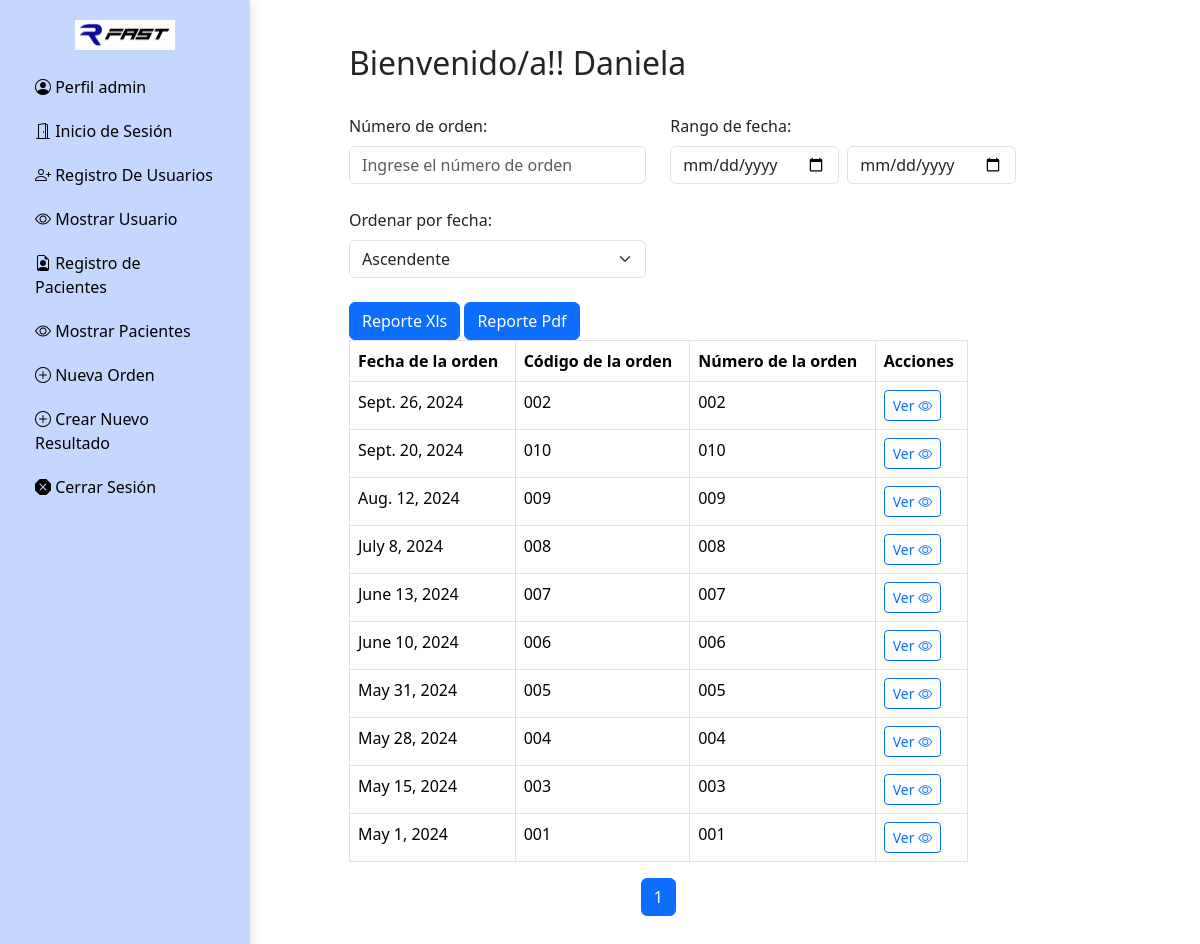
Screenshot of /ordenes/ (signed in) with the database file from the repository.
### resultados/models.py (models this page shows, shortened)
class CustomUser(AbstractUser):
    ROLE_CHOICES = [
        ('', 'Seleccione un rol'),
        ('admin', 'Admin'),
        ('medico', 'Medico'),
    ]
    TDOCUMENTO_CHOICES = [
        ('cedula_ciudadania', 'Cédula de ciudadanía'),
        ('tarjeta_identidad', 'Tarjeta de identidad'),
        ('cedula_extranjeria', 'Cédula de extranjería'),
    ]
    SEXO_CHOICES = [
        ('Femenino', 'Femenino'),
        ('Maculino', 'Maculino'),
        ('Otro', 'Otro'),
    ]
    codigo = models.CharField(max_length=255, verbose_name='código único')
    role = models.CharField(max_length=10, choices=ROLE_CHOICES, default='')
    name = models.CharField(max_length=255, verbose_name='Nombre completo')
    email = models.EmailField(verbose_name='Correo electrónico')
    direccion = models.CharField(max_length=255, verbose_name='Dirección de residencia')
    celular = models.CharField(max_length=15, verbose_name='Número de celular')
    tipo_identificacion = models.CharField(max_length=20, choices=TDOCUMENTO_CHOICES, verbose_name='Tipo de identificación')
    numero_identificacion = models.CharField(max_length=20, verbose_name='Número de identificación')
    fecha_nacimiento = models.DateField(verbose_name='Fecha de nacimiento', null=True, blank=True)  # Campo no nulo
    sexo = models.CharField(max_length=10, choices=SEXO_CHOICES, verbose_name='Sexo biológico')
    groups = models.ManyToManyField(
        'auth.Group',
        related_name='customuser_set',
        blank=True,
        help_text='Los grupos a los que pertenece este usuario. El usuario obtendrá todos los permisos otorgados a cada uno de sus grupos.',
        related_query_name='customuser',
    )
    user_permissions = models.ManyToManyField(
        'auth.Permission',
        related_name='customuser_set',
        blank=True,
        help_text='Permisos específicos para este usuario.',
        related_query_name='customuser',
    )

class Pacientes(models.Model):
    TIPOIDENTIFICACIÓN_CHOICES = [
        ('', 'Seleccione un el tipo de Identificación'),
        ('CC', 'Cedula de Ciudadania'),
        ('CE', 'Cedula de Extrangeria'),
        ('TI', 'Tarjeta de Identidad'),
        ('RC', 'Registro Civil'),
        ('P', 'Pasaporte'),
    ]
    SEXO_CHOICES = [
        ('Femenino', 'Femenino'),
        ('Maculino', 'Maculino'),
        ('Otro', 'Otro'),
    ]
    TIPOSANGRE_CHOICES=[#Select
        ('A+','A+'),
        ('A-','A-'),
        ('O+','O+'),
        ('O-','O-'),
        ('AB+','AB+'),
        ('AB-','AB-'),
        ('B+','B+'),
        ('B-','B-')]
    nombre = models.CharField(max_length=255)#valor en texto
    apellido1 = models.CharField(max_length=255)
    apellido2 = models.CharField(max_length=255, blank=True)
    tpidentificacion = models.CharField(max_length=10, choices=TIPOIDENTIFICACIÓN_CHOICES, default='')
    numeroidentificacion = models.CharField(max_length=50)
    fechanacimiento = models.DateField(null=True, blank=True)
    sexo = models.CharField(max_length=10, choices=SEXO_CHOICES, verbose_name='Sexo biológico')
    direccion = models.CharField(max_length=255)
    telefono = models.CharField(max_length=15)
    correo = models.EmailField()
    grupo_sanguineo = models.CharField(max_length=100, choices=TIPOSANGRE_CHOICES)

class OrdenLaboratorio(models.Model):
    pacientes = models.ForeignKey(Pacientes, on_delete=models.CASCADE)
    fecha_orden = models.DateField()
    codigo_documento = models.CharField(max_length=100)
    numero_orden = models.CharField(max_length=20)
    class Meta:
        ordering = ['-fecha_orden']  # Ordenar de forma descendente por fecha de manera predeterminada

### resultados/views.py (the view)
# urls.py: path('ordenes/', views.mostrar_ordenes, name='mostrar_ordenes'),
def mostrar_ordenes(request):
    pacientes = request.session.get('paciente_id', None)
    if not pacientes:
        return redirect('crear_orden')
    paci = Pacientes.objects.get(id=pacientes)
    ordenes = OrdenLaboratorio.objects.filter(pacientes=paci)
    paginator = Paginator(ordenes, 10)  # Muestra 10 órdenes por página
    page_number = request.GET.get('page')  # Obtener el número de página de la solicitud
    page_obj = paginator.get_page(page_number)  # Obtener las órdenes de la página actual
    return render(request, 'or.html', {
        'page_obj': page_obj,
        'paciente': paci  # Pasar el paciente actual para usar en la plantilla si es necesario
    })

### resultados/templates/or.html (shortened to what this page needs)
{% extends "navegacion.html" %}
{% load static %}
    {% block content %}
    <div class="container-fluid">
        <div class="row">
            <div class="col-md-10 p-4">
                <div class="d-flex justify-content-between align-items-center mb-4">
                    <h2>Bienvenido/a!! {{ paciente.nombre }}</h2>
                </div>
                <div class="row mb-4">
                    <div class="col-md-6">
                        <label for="numeroOrden" class="form-label">Número de orden:</label>
                        <input type="text" class="form-control" id="numeroOrden" placeholder="Ingrese el número de orden">
                    </div>
                    <div class="col-md-6">
                        <label for="rangoFecha" class="form-label">Rango de fecha:</label>
                        <div class="d-flex">
                            <input type="date" class="form-control me-2" id="fechaInicio">
                            <input type="date" class="form-control" id="fechaFin">
                        </div>
                    </div>
                </div>
                <div class="row mb-4">
                    <div class="col-md-6">
                        <label for="ordenFecha" class="form-label">Ordenar por fecha:</label>
                        <select class="form-select" id="ordenFecha">
                            <option value="asc">Ascendente</option>
                        </select>
                    </div>
                </div>
                <input type="button" value="Reporte Xls" id="btnReportes" name="btnReportes" class="btn btn-primary" onclick="tableToExcel('miTabla', 'Tabla Ordenes')">
                <input type="button" value="Reporte Pdf" id="btnReportesPdf" name="btnReportesPdf" class="btn btn-primary">
{% if page_obj %}
<table class="table table-bordered table-hover" id="miTabla">
    <thead>
        <tr>
            <th scope="col">Fecha de la orden</th>
            <th scope="col">Código de la orden</th>
            <th scope="col">Número de la orden</th>
            <th scope="col">Acciones</th>
        </tr>
    </thead>
    <tbody>
        {% for orden in page_obj %}
        <tr>
            <td>{{ orden.fecha_orden }}</td>
            <td>{{ orden.codigo_documento }}</td>
            <td>{{ orden.numero_orden }}</td>
            <td>
                <a href="{% url 'mostrar_resultados' orden.id %}" class="btn btn-outline-primary btn-sm">
                    Ver <i class="bi bi-eye"></i>
                </a>
            </td>
        </tr>
        {% endfor %}
    </tbody>
</table>
<nav aria-label="Page navigation example">
    <ul class="pagination justify-content-center">
        {% for num in page_obj.paginator.page_range %}
            {% if page_obj.number == num %}
                <li class="page-item active" aria-current="page">
                    <span class="page-link">{{ num }}</span>
                </li>
            {% else %}
                <li class="page-item">
                    <a class="page-link" href="?page={{ num }}">{{ num }}</a>
                </li>
            {% endif %}
        {% endfor %}
    </ul>
</nav>
{% else %}
<p>No hay órdenes de laboratorio disponibles.</p>
{% endif %}
    {% endblock %}

### resultados/templates/navegacion.html (shortened to what this page needs)
<!DOCTYPE html>
<html lang="es">
<head>
    <link href="https://cdn.jsdelivr.net/npm/bootstrap@5.3.3/dist/css/bootstrap.min.css" rel="stylesheet">
    <link rel="stylesheet" href="https://cdn.jsdelivr.net/npm/bootstrap-icons@1.10.5/font/bootstrap-icons.css">
    {% load static %}
</head>
<body>
    <div class="sidebar">
        <div class="text-center">
            <img src="{% static 'media/image/4.jpg' %}" alt="Logo" class="logo">
        </div>
        <nav class="nav flex-column">
            {% if user.is_authenticated and user.role == 'admin' %}
            <a  class="nav-link"><i class="bi bi-person-circle"></i> Perfil {{user.username}}</a>
            <a class="nav-link" href="{% url 'paciente_login' %}"><i class="bi bi-door-open"></i> Inicio de Sesión</a>
            <a class="nav-link" href="{% url 'registro' %}"><i class="bi bi-person-plus"></i> Registro De Usuarios</a>
            <a class="nav-link" href="{% url 'mostrar_user' %}"><i class="bi bi-eye"></i> Mostrar Usuario</a>
            <a class="nav-link" href="{% url 'paciente' %}"><i class="bi bi-file-earmark-person"></i> Registro de Pacientes</a>
            <a class="nav-link" href="{% url 'mostrarpaciente' %}"><i class="bi bi-eye"></i> Mostrar Pacientes</a>
            <a class="nav-link" href="{% url 'crear_orden' %}"><i class="bi bi-plus-circle"></i> Nueva Orden</a>
            <a class="nav-link" href="{% url 'crear_resultado' %}"><i class="bi bi-plus-circle"></i> Crear Nuevo Resultado</a>
            {% endif %}
            <a class="nav-link" href="{% url 'logout' %}"><i class="bi bi-x-octagon-fill"></i> Cerrar Sesión</a>
        </nav>
    </div>
    <div class="content">
        <div class="inner-content">
            {% block content %}
            {% endblock %}
        </div>
    </div>
</body>
</html>

### resultados/templates/navegacion.html (style rules this page uses)
body { margin: 0; padding: 0; display: flex; min-height: 100vh; }
.sidebar { position: relative; width: 250px; background-color: #C4D7FF; padding: 20px; box-shadow: 2px 0 10px rgba(0, 0, 0, 0.1); z-index: 1000; overflow-y: auto; }
.sidebar a { color: #000; padding: 10px 15px; border-radius: 5px; transition: background-color 0.3s, transform 0.2s; }
.logo { max-width: 100px; height: auto; margin-bottom: 15px; }
.content { margin-left: 0px; padding: 20px; width: calc(100% - 250px); background-color: #fff; overflow-y: auto; display: flex; justify-content: center; align-items: center; min-height: 100vh; }
.inner-content { max-width: 800px; width: 100%; }

### rows the page displays
CustomUser: username "admin"
Pacientes: nombre "Daniela"
OrdenLaboratorio: fecha_orden "Sept. 26, 2024", codigo_documento "002", numero_orden "002"
OrdenLaboratorio: fecha_orden "Sept. 20, 2024", codigo_documento "010", numero_orden "010"
OrdenLaboratorio: fecha_orden "Aug. 12, 2024", codigo_documento "009", numero_orden "009"
OrdenLaboratorio: fecha_orden "July 8, 2024", codigo_documento "008", numero_orden "008"
OrdenLaboratorio: fecha_orden "June 13, 2024", codigo_documento "007", numero_orden "007"
OrdenLaboratorio: fecha_orden "June 10, 2024", codigo_documento "006", numero_orden "006"
OrdenLaboratorio: fecha_orden "May 31, 2024", codigo_documento "005", numero_orden "005"
OrdenLaboratorio: fecha_orden "May 28, 2024", codigo_documento "004", numero_orden "004"
OrdenLaboratorio: fecha_orden "May 15, 2024", codigo_documento "003", numero_orden "003"
OrdenLaboratorio: fecha_orden "May 1, 2024", codigo_documento "001", numero_orden "001"

### other values shown
{{ num }} "1"
